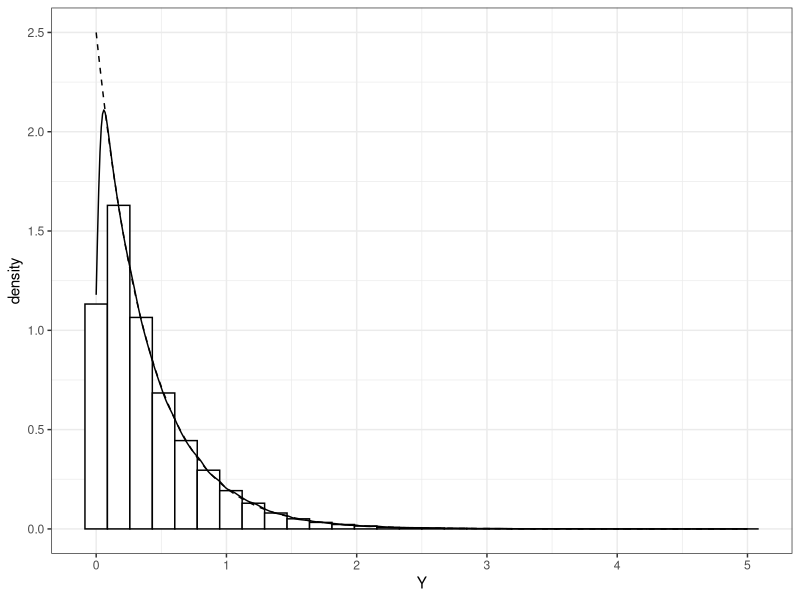
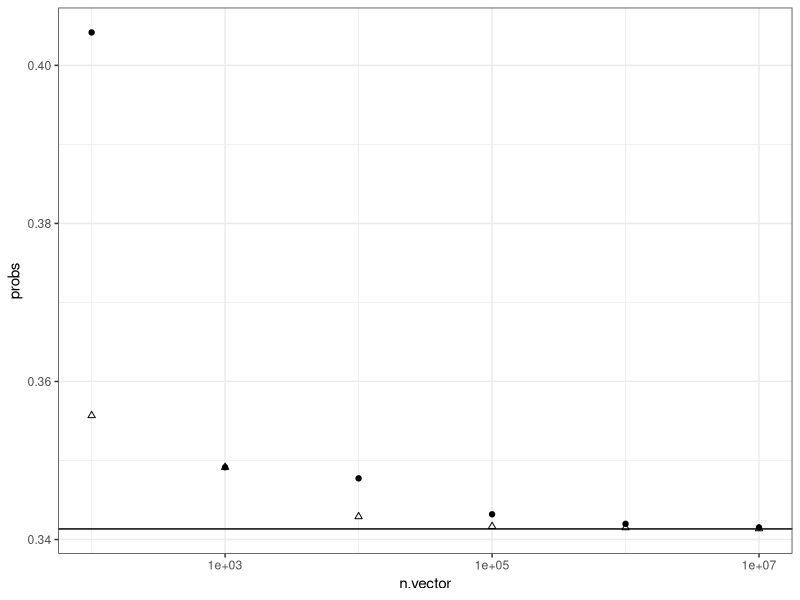

Recreate these plots in R, in order.
## ---- chunk 1
knitr::opts_chunk$set(echo = TRUE, 
                      comment = NA, 
                      warning = FALSE, 
                      message = FALSE, 
                      fig.pos = 'H', 
                      fig.align = 'center', 
                      fig.height = 3, 
                      fig.width = 6, 
                      fig.dpi = 300)
options(xtable.comment = FALSE, 
        xtable.table.placement = 'H')
## ---- chunk 2
library(ggplot2)

theme_set(theme_bw())

# as specified by the problem
theta <- 2.5
n <- 1e5

draw.x <- function(n, theta) {
  runif(n) ^ (1 / theta)
}

# draw X and then transform to Y
X <- draw.x(n, theta)
Y <- -log(X)

# pdf of Y as derived above
y <- seq(0, 5, by = 1e-3)
p <- theta * exp(-theta * y)

ggplot() + 
  geom_histogram(aes(x = Y, y = ..density..), 
                 colour = 'black', fill = 'white') + 
  geom_density(aes(x = Y)) + 
  geom_line(aes(x = y, y = p), linetype = 2)
## ---- chunk 3
# params
n.vector <- 10^seq(2, 7)
a <- 0
b <- 1
p <- .5

# binomial probs
probs <- sapply(n.vector, function(n) {
  ex <- n * p
  vx <- n * p * (1 - p)
  pbinom(b * sqrt(vx) + ex, n, p) - pbinom(a * sqrt(vx) + ex - 1, n, p)
})

corrected.probs <- sapply(n.vector, function(n) {
  ex <- n * p
  vx <- n * p * (1 - p)
  pbinom(b * sqrt(vx) + ex - 1/2, n, p) - pbinom(a * sqrt(vx) + ex - 1 + 1/2, n, p)
})

# normal probs
exact.prob <- pnorm(b) - pnorm(a)

ggplot() + 
  geom_point(aes(x = n.vector, y = probs)) + 
  geom_point(aes(x = n.vector, y = corrected.probs), shape = 2) + 
  scale_x_log10() + 
  geom_hline(yintercept = exact.prob)
